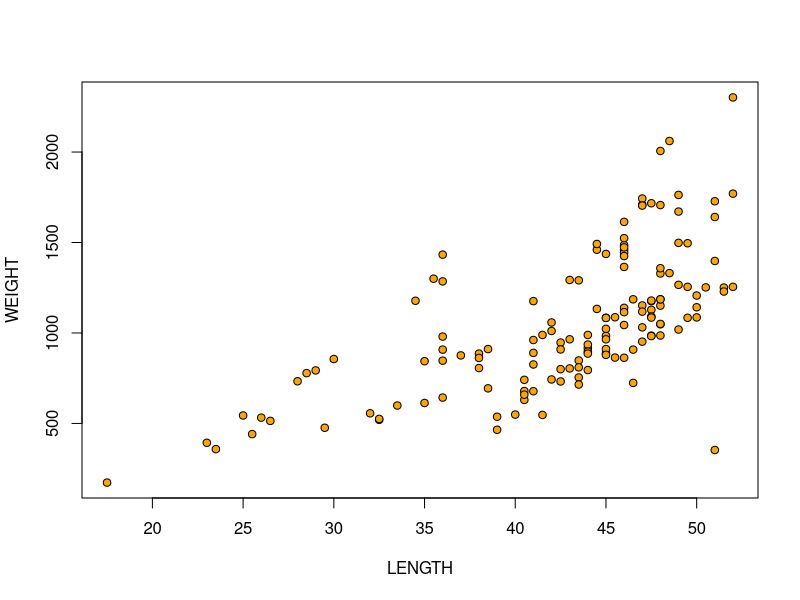
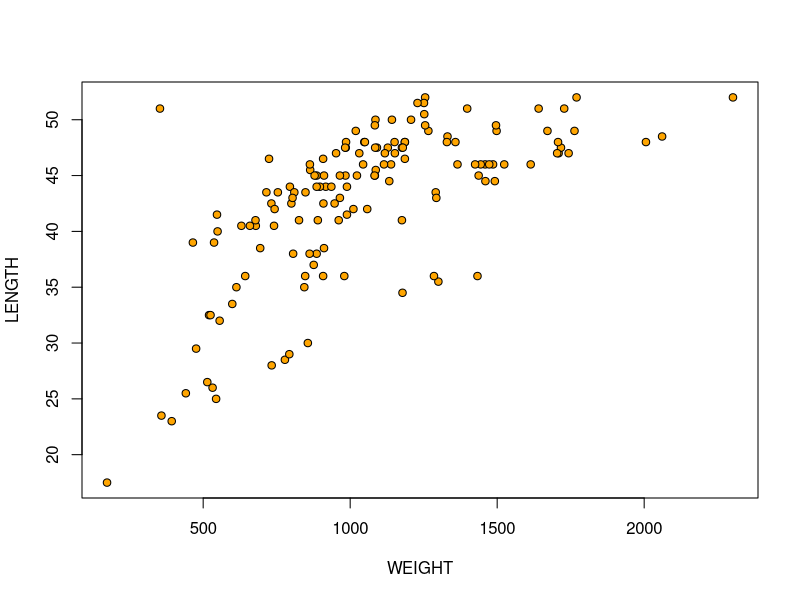

Source code (R) for these figures, in order:
# Task 1:
getwd()

# Task 2:
# using some of the given example R code we can read data into my instance of R studio
# Although at this time I'm not sure of what type of data data( the var) is here
# maybe a vector?
data <- read.csv("DDT-1.csv")

# Apply more given code, this gives me an entire row of the .csv file. 2nd arg is number of rows to be returned
head(data,6)

# Task 3:
# This task asks about some metadata about the data object we used above

# Number of species in the data set
length(unique(data$SPECIES))

# subset for large mouth bass with a weight > 800 mg
large_mouth_base_subset <- data[data$SPECIES == "LMBASS" & data$WEIGHT > 800, ]
large_mouth_base_subset

# Now to slice up the data by river and DDT amounts
ddt_and_SMC_river <- data[data$RIVER == "SCM" & data$DDT > 4.0, ]
ddt_and_SMC_river

# Task 4:
# Time to do some math... rock and roll?? (oh nevermind we have functions it seems)

# mean is the average
mean(data$LENGTH) # Wild we can't store this value

# mean_length <- mean(data$LENGTH)
# mean_length does not compile which is odd

# now to calc the standard div and off to the web for documentation!
# Found some here for standard div: https://www.scaler.com/topics/built-in-functions-in-r/

sd(data$WEIGHT)

# Task 5:
# time to start working with plots

# Cook up both plots to compare
with(data, plot(WEIGHT ~ LENGTH, bg = "Orange", pch = 21, cex = 1))
with(data, plot(LENGTH ~ WEIGHT, bg = "Orange", pch = 21, cex = 1))

# a math question now
# if v = 1:20 what is the last value of v/20?

# What is this?
v = 1:20
v / 20
